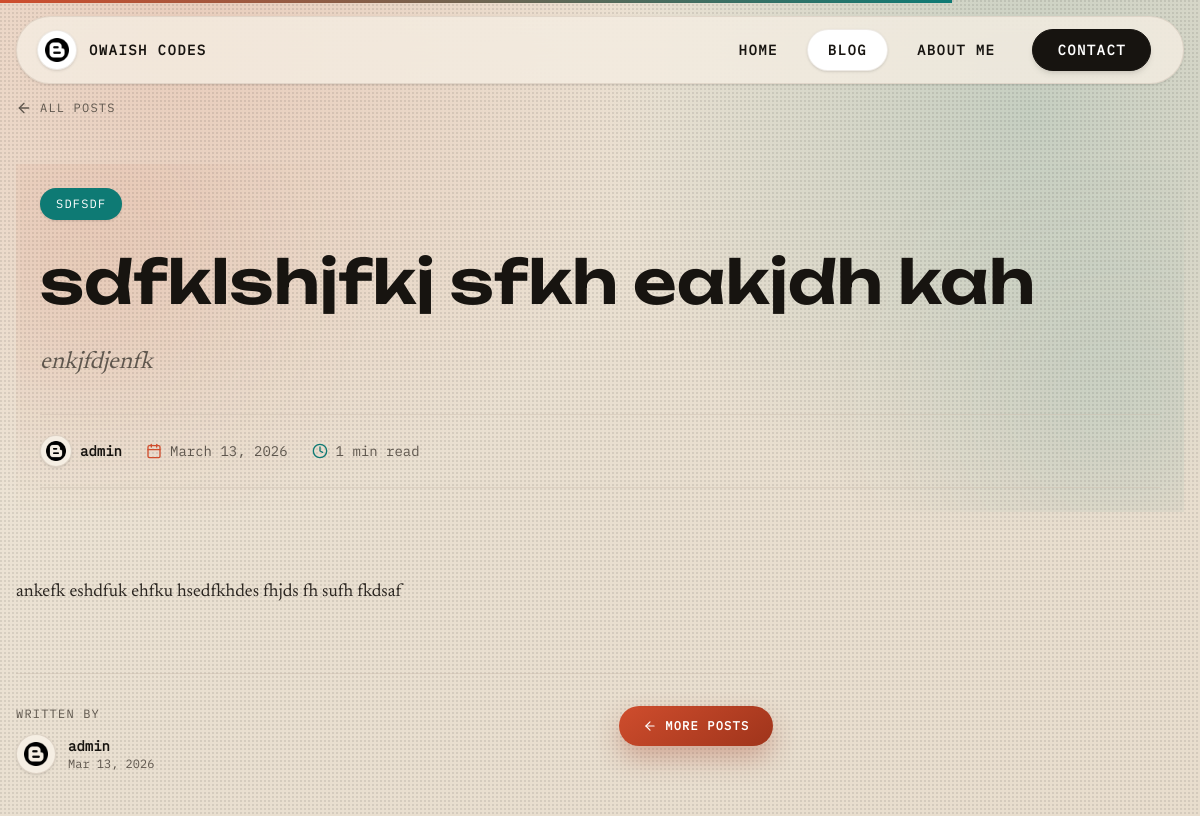
Page /blog/sdfklshjfkj-sfkh-eakjdh-kah on the committed database.
### posts/models.py (models this page shows, shortened)
class Post(models.Model):
    class Status(models.TextChoices):
        DRAFT = 'DF', 'Draft'
        PUBLISHED = 'PU', 'Published'
    title = models.CharField(max_length=250)
    slug = models.SlugField(unique=True, max_length=250)
    description = models.CharField(max_length=250)
    body = models.TextField()
    category = models.CharField(max_length=10)
    author = models.ForeignKey(settings.AUTH_USER_MODEL, on_delete=models.CASCADE, related_name = 'blog_posts')
    published_at = models.DateTimeField(default=timezone.now, )
    created_at = models.DateTimeField(auto_now_add=True)
    updated_at = models.DateTimeField(auto_now=True)
    status = models.CharField(max_length=2, choices = Status, default = Status.DRAFT)
    class Meta:
        ordering = ["-published_at"]
        indexes = [models.Index(fields=["-published_at"]), ]
    def read_time(self):
        words = len(self.body.split())
        minutes = ceil(words / 100) #100 words per minute
        return max(1, minutes)

### posts/views.py (the view)
# urls.py: path('<slug:slug>', views.get_post_detail, name="post_detail")
def get_post_detail(request, slug):
    blog = get_object_or_404(
        Post, slug=slug, status=Post.Status.PUBLISHED, published_at__lte=timezone.now()
    )
    return render(request, "posts/blog_detail.html", {"blog": blog})

### posts/templatetags/markdown_extras.py (called while the page is built)
@register.filter(name="markdownify", is_safe=True)
def markdownify(value: str) -> str:
    extensions = [
        "fenced_code",
        "tables",
        "toc",
        "nl2br",
        "attr_list",
        "def_list",
        "footnotes",
        "admonition",
        "sane_lists",
        "smarty",
        "meta",
        "codehilite",
    ]
    extension_configs = {
        "codehilite": {
            "use_pygments": False,
            "css_class": "hljs",
            "noclasses": False,
        },
        "toc": {
            "permalink": True,
            "permalink_class": "toc-anchor",
            "title": "Table of Contents",
        },
    }
    md = markdown.Markdown(
        extensions=extensions, extension_configs=extension_configs
    )
    html = md.convert(value)
    return mark_safe(html)

### posts/templates/posts/blog_detail.html (shortened to what this page needs)
{% extends "base.html" %}
{% load static %}
{% load markdown_extras %}
{% block extra_head %}
<link rel="stylesheet" href="{% static 'posts/css/blog_detail.css' %}" />
{% endblock %}
{% block content %}
<article class="max-w-350 mx-auto">
    <div class="mb-10">
        <a href="{% url 'get_all_posts' %}"
            class="inline-flex items-center gap-2 font-ibmMono text-xs tracking-widest uppercase text-muted hover:text-accent transition-colors duration-200 group">
            <svg width="16" height="16" viewBox="0 0 24 24" fill="none" stroke="currentColor" stroke-width="2"
                stroke-linecap="round" stroke-linejoin="round" class="transition-transform group-hover:-translate-x-1">
                <path d="M19 12H5" />
                <path d="m12 5-7 7 7 7" />
            </svg>
            All posts
        </a>
    </div>
    <header class="mb-12 md:mb-16 relative overflow-hidden">
        <div class="absolute -top-10 -left-20 w-72 h-72 bg-accent/10 rounded-full blur-[80px] pointer-events-none">
        </div>
        <div
            class="absolute -bottom-10 -right-20 w-72 h-72 bg-accent-alt/10 rounded-full blur-[80px] pointer-events-none">
        </div>
        <div class="relative z-10 p-6">
            {% if blog.category %}
            <span
                class="inline-block font-ibmMono text-xs tracking-widest uppercase text-white bg-accent-alt px-4 py-2 rounded-full mb-6 shadow-sm">
                {{ blog.category }}
            </span>
            {% endif %}
            <h1 class="font-unbounded text-4xl md:text-5xl lg:text-6xl font-semibold leading-tight text-ink mb-6">
                {{ blog.title }}
            </h1>
            {% if blog.description %}
            <p class="text-xl md:text-2xl text-muted font-base italic leading-relaxed mb-8 max-w-3xl">
                {{ blog.description }}
            </p>
            {% endif %}
            <div
                class="flex flex-wrap items-center gap-6 font-ibmMono text-sm text-muted border-t border-b border-line/40 py-5">
                <div class="flex items-center gap-2">
                    <div
                        class="w-8 h-8 rounded-full bg-soft border border-line/50 flex items-center justify-center overflow-hidden shadow-sm">
                        <img src="{% static 'assets/blogger.png' %}" alt="author" class="w-5 h-5 object-contain" />
                    </div>
                    <span class="text-ink font-semibold">
                        {{ blog.author.get_full_name|default:blog.author.username }}
                    </span>
                </div>
                <div class="flex items-center gap-2">
                    <time datetime="{{ blog.published_at|date:'Y-m-d' }}">{{ blog.published_at|date:"F j, Y" }}</time>
                </div>
                <div class="flex items-center gap-2">
                    <svg width="16" height="16" viewBox="0 0 24 24" fill="none" stroke="currentColor" stroke-width="2"
                        stroke-linecap="round" stroke-linejoin="round" class="text-accent-alt">
                        <circle cx="12" cy="12" r="10" />
                        <polyline points="12 6 12 12 16 14" />
                    </svg>
                    <span>{{ blog.read_time }} min read</span>
                </div>
            </div>
        </div>
    </header>
    <div class="grid grid-cols-1 lg:grid-cols-12 gap-12 lg:gap-16">
        <div class="lg:col-span-8">
            <div class="prose-content">
                {{ blog.body | markdownify }}
            </div>
            <footer class="mt-16 pt-8 border-t border-line/40">
                <div class="flex items-start justify-between flex-wrap gap-6">
                    <div>
                        <p class="font-ibmMono text-xs tracking-widest uppercase text-muted mb-3">Written by</p>
                        <div class="flex items-center gap-3">
                            <div
                                class="w-10 h-10 rounded-full bg-soft border border-line/50 flex items-center justify-center overflow-hidden shadow-sm">
                                <img src="{% static 'assets/blogger.png' %}" alt="author"
                                    class="w-6 h-6 object-contain" />
                            </div>
                            <div>
                                <p class="font-ibmMono text-sm font-semibold text-ink">
                                    {{ blog.author.get_full_name|default:blog.author.username }}
                                </p>
                                <p class="text-muted text-xs font-ibmMono">{{ blog.published_at|date:"M d, Y" }}</p>
                            </div>
                        </div>
                    </div>
                    <a href="{% url 'get_all_posts' %}"
                        class="inline-flex items-center gap-2 hero-btn text-white rounded-full font-ibmMono uppercase px-6 py-3 tracking-widest text-xs transition-all hover:scale-[1.03] active:scale-[0.98] font-bold">
                        <svg width="14" height="14" viewBox="0 0 24 24" fill="none" stroke="currentColor"
                            stroke-width="2" stroke-linecap="round" stroke-linejoin="round">
                            <path d="M19 12H5" />
                            <path d="m12 5-7 7 7 7" />
                        </svg>
                        More posts
                    </a>
                </div>
            </footer>
        </div>
        <aside class="lg:col-span-4 hidden lg:block">
        </aside>
    </div>
</article>
{% endblock %}

### posts/static/posts/css/blog_detail.css (style rules this page uses)
.prose-content { font-family: 'Newsreader', ui-serif, Georgia, Cambria, "Times New Roman", Times, serif; font-size: 1.125rem; line-height: 1.85; color: #2a2520; max-width: 72ch; }
.prose-content p { margin-bottom: 1.5em; }

### rows in the picture
Post: category "SDFSDF", title "sdfklshjfkj sfkh eakjdh kah", description "enkjfdjenfk", author.get_full_name "admin", published_at "March 13, 2026", read_time "1", body "ankefk eshdfuk ehfku hsedfkhdes fhjds fh sufh fkdsaf", published_at "Mar 13, 2026"
